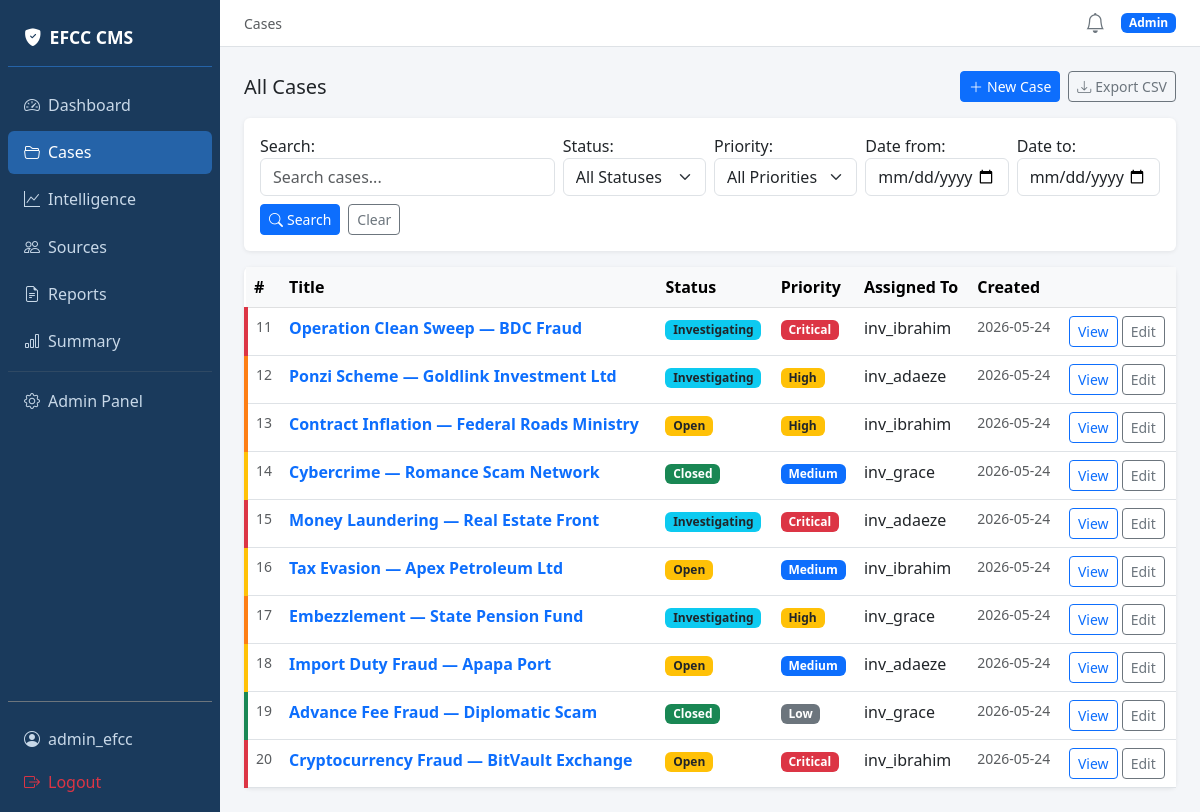
Screenshot of /cases/ (signed in) with the database file from the repository.
### core/models.py (models this page shows, shortened)
class User(AbstractUser):
    ROLE_CHOICES = (
        ('admin', 'Admin'),
        ('investigator', 'Investigator'),
        ('legal', 'Legal Officer'),
        ('analyst', 'Analyst'),
    )
    role = models.CharField(max_length=20, choices=ROLE_CHOICES, default='investigator')
    phone = models.CharField(max_length=20, blank=True)
    avatar = models.ImageField(upload_to='avatars/', blank=True, null=True)
    two_factor_enabled = models.BooleanField(default=False)
    two_factor_secret = models.CharField(max_length=32, blank=True)

class Case(models.Model):
    STATUS_CHOICES = (
        ('open', 'Open'),
        ('investigating', 'Investigating'),
        ('closed', 'Closed'),
    )
    PRIORITY_CHOICES = (
        ('low', 'Low'),
        ('medium', 'Medium'),
        ('high', 'High'),
        ('critical', 'Critical'),
    )
    title = models.CharField(max_length=255)
    description = models.TextField()
    status = models.CharField(max_length=20, choices=STATUS_CHOICES, default='open')
    priority = models.CharField(max_length=10, choices=PRIORITY_CHOICES, default='medium')
    created_by = models.ForeignKey(settings.AUTH_USER_MODEL, on_delete=models.CASCADE, related_name='created_cases')
    assigned_to = models.ForeignKey(settings.AUTH_USER_MODEL, null=True, blank=True, on_delete=models.SET_NULL, related_name='assigned_cases')
    created_at = models.DateTimeField(auto_now_add=True)
    updated_at = models.DateTimeField(auto_now=True)

### core/views.py (the view)
# urls.py: path('cases/', views.case_list, name='case_list'),
@login_required
def case_list(request):
    user = request.user
    if user.role == 'admin':
        cases = Case.objects.select_related('created_by', 'assigned_to').all()
    else:
        cases = Case.objects.select_related('created_by', 'assigned_to').filter(assigned_to=user)
    form = CaseSearchForm(request.GET)
    if form.is_valid():
        q = form.cleaned_data.get('q')
        status = form.cleaned_data.get('status')
        priority = form.cleaned_data.get('priority')
        date_from = form.cleaned_data.get('date_from')
        date_to = form.cleaned_data.get('date_to')
        if q:
            cases = cases.filter(Q(title__icontains=q) | Q(description__icontains=q))
        if status:
            cases = cases.filter(status=status)
        if priority:
            cases = cases.filter(priority=priority)
        if date_from:
            cases = cases.filter(created_at__date__gte=date_from)
        if date_to:
            cases = cases.filter(created_at__date__lte=date_to)
    return render(request, 'case_list.html', {'cases': cases, 'search_form': form})

### core/forms.py
class CaseSearchForm(forms.Form):
    q = forms.CharField(
        required=False,
        label='Search',
        widget=forms.TextInput(attrs={'placeholder': 'Search cases...', 'class': 'form-control'}),
    )
    status = forms.ChoiceField(
        required=False,
        choices=[('', 'All Statuses')] + list(Case.STATUS_CHOICES),
        widget=forms.Select(attrs={'class': 'form-select'}),
    )
    priority = forms.ChoiceField(
        required=False,
        choices=[('', 'All Priorities')] + list(Case.PRIORITY_CHOICES),
        widget=forms.Select(attrs={'class': 'form-select'}),
    )
    date_from = forms.DateField(
        required=False,
        widget=forms.DateInput(attrs={'type': 'date', 'class': 'form-control'}),
    )
    date_to = forms.DateField(
        required=False,
        widget=forms.DateInput(attrs={'type': 'date', 'class': 'form-control'}),
    )

### templates/case_list.html (shortened to what this page needs)
{% extends 'base.html' %}
{% block page_title %}Cases{% endblock %}
{% block nav_cases %}active{% endblock %}
{% block content %}
<div class="d-flex justify-content-between align-items-center mb-3">
    <h5 class="mb-0">All Cases</h5>
    <div class="d-flex gap-2">
        <a href="{% url 'case_create' %}" class="btn btn-primary btn-sm">
            <i class="bi bi-plus-lg me-1"></i>New Case
        </a>
        <a href="{% url 'export_cases_csv' %}" class="btn btn-outline-secondary btn-sm">
            <i class="bi bi-download me-1"></i>Export CSV
        </a>
    </div>
</div>
<div class="card p-3 mb-3">
    <form method="get" class="row g-2 align-items-end">
        <div class="col-md-4">
            {{ search_form.q.label_tag }}
            {{ search_form.q }}
        </div>
        <div class="col-md-2">
            {{ search_form.status.label_tag }}
            {{ search_form.status }}
        </div>
        <div class="col-md-2">
            {{ search_form.priority.label_tag }}
            {{ search_form.priority }}
        </div>
        <div class="col-md-2">
            {{ search_form.date_from.label_tag }}
            {{ search_form.date_from }}
        </div>
        <div class="col-md-2">
            {{ search_form.date_to.label_tag }}
            {{ search_form.date_to }}
        </div>
        <div class="col-12 d-flex gap-2">
            <button type="submit" class="btn btn-primary btn-sm">
                <i class="bi bi-search me-1"></i>Search
            </button>
            <a href="{% url 'case_list' %}" class="btn btn-outline-secondary btn-sm">Clear</a>
        </div>
    </form>
</div>
<div class="card">
    <div class="table-responsive">
        <table class="table table-hover mb-0">
            <thead class="table-light">
                <tr>
                    <th>#</th>
                    <th>Title</th>
                    <th>Status</th>
                    <th>Priority</th>
                    <th>Assigned To</th>
                    <th>Created</th>
                    <th></th>
                </tr>
            </thead>
            <tbody>
                {% for case in cases %}
                <tr class="priority-{{ case.priority }}">
                    <td class="text-muted small">{{ case.pk }}</td>
                    <td><a href="{% url 'case_detail' case.pk %}" class="text-decoration-none fw-semibold">{{ case.title }}</a></td>
                    <td>
                        <span class="badge bg-{% if case.status == 'open' %}warning text-dark{% elif case.status == 'investigating' %}info text-dark{% else %}success{% endif %}">
                            {{ case.get_status_display }}
                        </span>
                    </td>
                    <td>
                        <span class="badge bg-{% if case.priority == 'critical' %}danger{% elif case.priority == 'high' %}warning text-dark{% elif case.priority == 'medium' %}primary{% else %}secondary{% endif %}">
                            {{ case.get_priority_display }}
                        </span>
                    </td>
                    <td>{{ case.assigned_to.username|default:"—" }}</td>
                    <td class="text-muted small">{{ case.created_at|date:"Y-m-d" }}</td>
                    <td>
                        <a href="{% url 'case_detail' case.pk %}" class="btn btn-sm btn-outline-primary">View</a>
                        {% if request.user.role == 'admin' or case.assigned_to == request.user %}
                        <a href="{% url 'case_update' case.pk %}" class="btn btn-sm btn-outline-secondary">Edit</a>
                        {% endif %}
                    </td>
                </tr>
                {% empty %}
                <tr><td colspan="7" class="text-center text-muted py-4">No cases found.</td></tr>
                {% endfor %}
            </tbody>
        </table>
    </div>
</div>
{% endblock %}

### templates/base.html (shortened to what this page needs)
{% load humanize %}
<!DOCTYPE html>
<html lang="en">
<head>
    <link href="https://cdn.jsdelivr.net/npm/bootstrap@5.3.0/dist/css/bootstrap.min.css" rel="stylesheet">
    <link href="https://cdn.jsdelivr.net/npm/bootstrap-icons@1.11.0/font/bootstrap-icons.css" rel="stylesheet">
</head>
<body>
<div class="d-flex">
    {% if user.is_authenticated %}
    <div class="sidebar d-flex flex-column p-2" style="width:220px; min-width:220px;">
        <div class="sidebar-brand mb-3">
            <i class="bi bi-shield-fill-check me-2"></i>EFCC CMS
        </div>
        <nav class="nav flex-column gap-1">
            <a class="nav-link {% block nav_dashboard %}{% endblock %}" href="{% url 'dashboard' %}">
                <i class="bi bi-speedometer2 me-2"></i>Dashboard
            </a>
            <a class="nav-link {% block nav_cases %}{% endblock %}" href="{% url 'case_list' %}">
                <i class="bi bi-folder2-open me-2"></i>Cases
            </a>
            <a class="nav-link {% block nav_intel %}{% endblock %}" href="{% url 'intel_dashboard' %}">
                <i class="bi bi-graph-up me-2"></i>Intelligence
            </a>
            <a class="nav-link" href="{% url 'source_list' %}">
                <i class="bi bi-people me-2"></i>Sources
            </a>
            <a class="nav-link" href="{% url 'report_list' %}">
                <i class="bi bi-file-earmark-text me-2"></i>Reports
            </a>
            <a class="nav-link" href="{% url 'report_summary' %}">
                <i class="bi bi-bar-chart me-2"></i>Summary
            </a>
            {% if user.role == 'admin' or user.is_staff %}
            <hr class="border-secondary my-1">
            <a class="nav-link" href="{% url 'admin:index' %}">
                <i class="bi bi-gear me-2"></i>Admin Panel
            </a>
            {% endif %}
        </nav>
        <div class="mt-auto pt-3 border-top border-secondary">
            <a class="nav-link" href="{% url 'profile' %}">
                <i class="bi bi-person-circle me-2"></i>{{ user.username }}
            </a>
            <a class="nav-link text-danger" href="{% url 'logout' %}">
                <i class="bi bi-box-arrow-right me-2"></i>Logout
            </a>
        </div>
    </div>
    {% endif %}
    <div class="flex-grow-1 d-flex flex-column" style="min-width:0;">
        {% if user.is_authenticated %}
        <div class="topbar d-flex align-items-center justify-content-between px-4 py-2">
            <span class="text-muted small">{% block page_title %}{% endblock %}</span>
            <div class="d-flex align-items-center gap-3">
                <a href="{% url 'notifications' %}" class="position-relative text-secondary text-decoration-none">
                    <i class="bi bi-bell fs-5"></i>
                </a>
                <span class="badge bg-primary">{{ user.get_role_display }}</span>
            </div>
        </div>
        {% endif %}
        <div class="p-4 flex-grow-1">
            {% block content %}{% endblock %}
        </div>
    </div>
</div>
</body>
</html>

### templates/base.html (style rules this page uses)
body { background-color: #f4f6f9; }
.sidebar { min-height: 100vh; background: #1a3a5c; }
.sidebar .nav-link { color: #c8d8e8; padding: .6rem 1rem; border-radius: 6px; }
.sidebar .nav-link:hover, .sidebar .nav-link.active { background: #2563a8; color: #fff; }
.sidebar .nav-link i { width: 20px; }
.sidebar-brand { color: #fff; font-weight: 700; font-size: 1.1rem; padding: 1rem; border-bottom: 1px solid #2563a8; }
.topbar { background: #fff; border-bottom: 1px solid #dee2e6; }
.card { border: none; box-shadow: 0 1px 4px rgba(0,0,0,.08); }
.priority-critical { border-left: 4px solid #dc3545 !important; }
.priority-high { border-left: 4px solid #fd7e14 !important; }
.priority-medium { border-left: 4px solid #ffc107 !important; }
.priority-low { border-left: 4px solid #198754 !important; }

### rows the page displays
User: username "admin_efcc", role "Admin"
Case: pk "11", title "Operation Clean Sweep — BDC Fraud", status "Investigating", priority "Critical", assigned_to.username "inv_ibrahim", created_at "2026-05-24"
Case: pk "12", title "Ponzi Scheme — Goldlink Investment Ltd", status "Investigating", priority "High", assigned_to.username "inv_adaeze", created_at "2026-05-24"
Case: pk "13", title "Contract Inflation — Federal Roads Ministry", status "Open", priority "High", assigned_to.username "inv_ibrahim", created_at "2026-05-24"
Case: pk "14", title "Cybercrime — Romance Scam Network", status "Closed", priority "Medium", assigned_to.username "inv_grace", created_at "2026-05-24"
Case: pk "15", title "Money Laundering — Real Estate Front", status "Investigating", priority "Critical", assigned_to.username "inv_adaeze", created_at "2026-05-24"
Case: pk "16", title "Tax Evasion — Apex Petroleum Ltd", status "Open", priority "Medium", assigned_to.username "inv_ibrahim", created_at "2026-05-24"
Case: pk "17", title "Embezzlement — State Pension Fund", status "Investigating", priority "High", assigned_to.username "inv_grace", created_at "2026-05-24"
Case: pk "18", title "Import Duty Fraud — Apapa Port", status "Open", priority "Medium", assigned_to.username "inv_adaeze", created_at "2026-05-24"
Case: pk "19", title "Advance Fee Fraud — Diplomatic Scam", status "Closed", priority "Low", assigned_to.username "inv_grace", created_at "2026-05-24"
Case: pk "20", title "Cryptocurrency Fraud — BitVault Exchange", status "Open", priority "Critical", assigned_to.username "inv_ibrahim", created_at "2026-05-24"

### other values shown
{{ search_form.q.label_tag }} "Search:"
{{ search_form.status.label_tag }} "Status:"
{{ search_form.priority.label_tag }} "Priority:"
{{ search_form.date_from.label_tag }} "Date from:"
{{ search_form.date_to.label_tag }} "Date to:"
